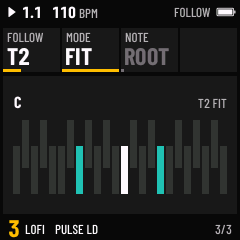
#> input picture web/learn/img/chord-follow/arp.png, 240 x 240 px
$ python -i compose.py   (imports and definitions only)
#> lines starting #> are read from the running program, lines starting #| are printed output that depends on the picture
#!/usr/bin/env python3
# SPDX-License-Identifier: GPL-3.0-only
"""Composes the filmed screen (240x240 a frame) with the captions into 1920x1080 frames: raw RGB to stdout,
or with --still N1,N2,... PNGs of those frames to build/film/still_N.png. Needs Poppins (Google Fonts)."""
import json, sys, textwrap
from PIL import Image, ImageDraw, ImageFont

import os
OUT = os.environ.get("FILM_OUT", "build/film")
W, H, S = 1920, 1080, 4
SX, SY = 1920 - 960 - 60, 60
BG = (13, 14, 27)
GREEN = (90, 255, 110)
FONTS = "/usr/share/fonts/truetype/google-fonts"
FONT_B = f"{FONTS}/Poppins-Bold.ttf"
FONT_R = f"{FONTS}/Poppins-Regular.ttf"
FONT_M = f"{FONTS}/Poppins-Medium.ttf"
FADE = 9
END_FADE = 20

# [1 line not run here, left out]
# [1 line that did not run here, left out]
# [1 line not run here, left out]


def font(p, s):
    return ImageFont.truetype(p, s)


f_label, f_title, f_sub = font(FONT_M, 30), font(FONT_B, 76), font(FONT_R, 38)


def base():
    im = Image.new("RGB", (W, H), BG)
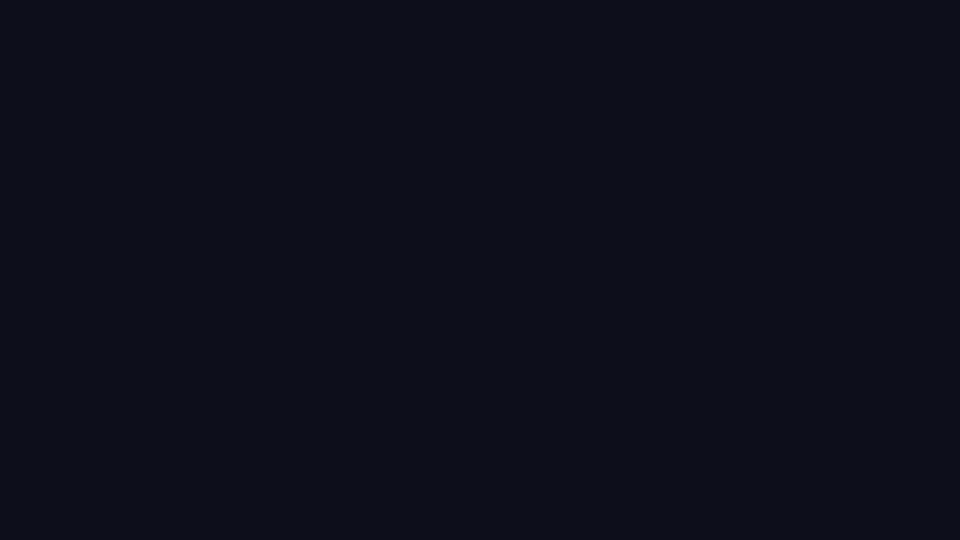
#> im: PIL image 1920x1080 RGB (shown at 1/2 size); mean R, G, B 13, 14, 27
    d = ImageDraw.Draw(im)
    d.rounded_rectangle([SX - 14, SY - 14, SX + 960 + 13, SY + 960 + 13], 18, outline=(42, 46, 72), width=3)
    return im


def caption_layer(title, sub):
    lay = Image.new("RGBA", (SX - 40, H), (0, 0, 0, 0))
    d = ImageDraw.Draw(lay)
    x = 110
    d.text((x, 96), "VALLÉE", font=f_label, fill=GREEN + (255,))
    d.text((x, 136), "for the M-VAVE FM-1", font=font(FONT_R, 24), fill=(110, 118, 140, 255))
    if not title:
        return lay
    tl = textwrap.wrap(title, 18)
    sl = textwrap.wrap(sub, 32)
    th = len(tl) * 92 + (24 + len(sl) * 54 if sl else 0)
    y = (H - th) // 2
    for line in tl:
        d.text((x, y), line, font=f_title, fill=(240, 242, 250, 255))
        y += 92
    y += 24
    for line in sl:
        d.text((x, y), line, font=f_sub, fill=(150, 158, 182, 255))
        y += 54
    return lay


def end_card():
    im = Image.new("RGB", (W, H), (0, 0, 0))
    logo = Image.open("web/brand/logo.png").convert("RGB")
    logo = logo.resize((logo.width * 3 // 2, logo.height * 3 // 2), Image.NEAREST)
    # the logo's own black ground, as the page's
    im.paste(logo, ((W - logo.width) // 2, 120))
    d = ImageDraw.Draw(im)
    def ctr(y, s, f, c):
        w = d.textlength(s, font=f)
        d.text(((W - w) / 2, y), s, font=f, fill=c)
    y = 120 + logo.height + 40
    ctr(y, "VALLÉE", font(FONT_B, 84), (240, 242, 250))
    ctr(y + 110, "tammygucci.github.io/valee", font(FONT_M, 40), GREEN)
    ctr(y + 175, "free firmware for the M-VAVE FM-1 · built on Skiff by illuminus5 · GPL-3.0", font(FONT_R, 28),
        (110, 118, 140))
    return im


BASE = base()
# [1 line that did not run here, left out]
# [1 line that did not run here, left out]
#> in end_card, `im = Image.new("RGB", (W, H), (0, 0, 0))`: im: PIL image 1920x1080 RGB; every value is 0


def frame(i):
    fb.seek(i * 172800)
    scr = Image.frombytes("RGB", (240, 240), fb.read(172800)).resize((960, 960), Image.NEAREST)
    im = BASE.copy()
    im.paste(scr, (SX, SY))
    k = max(j for j, (f, _) in enumerate(layers) if f <= i)
    f0, lay = layers[k]
    if lay is None:                                    # the end card, faded in
        a = min(1.0, (i - f0) / END_FADE)
        prev = layers[k - 1][1]
        im.paste(prev, (0, 0), prev)
        return Image.blend(im, END, a)
    a = min(1.0, (i - f0) / FADE) if k else 1.0
    if a < 1.0 and k:
        prev = layers[k - 1][1]
        if prev is not None:
            pa = prev.copy()
            pa.putalpha(pa.getchannel("A").point(lambda v: int(v * (1 - a))))
            # the label stays: draw it fully from the new layer below
            im.paste(pa, (0, 0), pa)
        la = lay.copy()
        la.putalpha(la.getchannel("A").point(lambda v: int(v * a)))
        im.paste(la, (0, 0), la)
    else:
        im.paste(lay, (0, 0), lay)
    return im


# [8 lines not run here, left out]

>>> import cv2
>>> picture = cv2.imread('../../web/learn/img/chord-follow/arp.png', cv2.IMREAD_GRAYSCALE)
#> picture: shape (240, 240); min 8, max 252, mean 33.3
#> (the run stopped early here; a loop or call above may not have finished)
